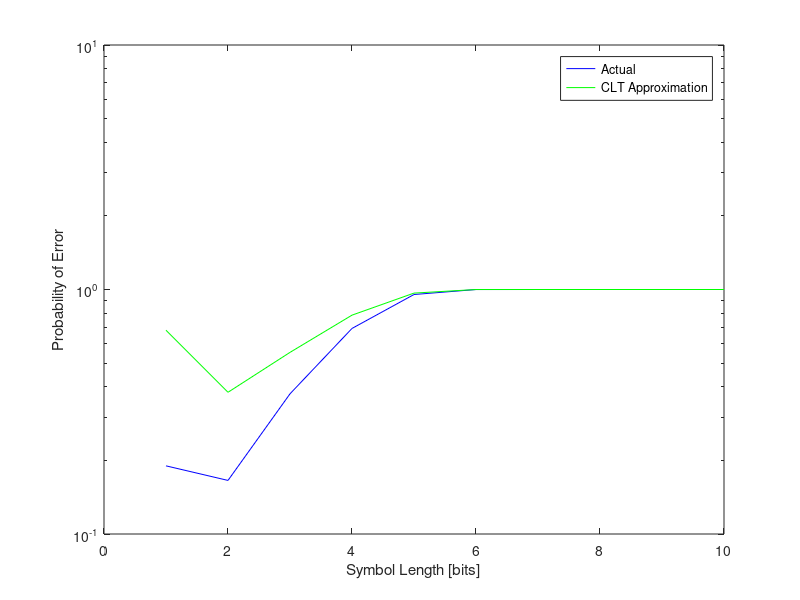

MATLAB code to generate this figure:
% EE 121
% HW 2
% Problem 1
% Part d

%% Approximate Probability of Error
j = 1:10;
p = 0.1;
k = 2.^(j - 1);
n = 2.^j;
Psym = 1 - (1 - p).^j;
mu = Psym;
E = floor(0.5*(2.^j - k));
sigma = sqrt(Psym.*(1 - Psym));
Perr_approx = qfunc((E - n.*mu)./(sigma.*sqrt(n)));

%% Actual Probability of Error
n = 10;
Perr_actual = zeros(1,n);
for j = 1:n
    p = 0.1;
    Psym = 1 - (1 - p)^j;
    k = 2.^(j - 1);
    E = floor(0.5*(2.^j - k));
    for m = E+1:2^j
       Perr_actual(j) = Perr_actual(j) + nchoosek(2^j,m).*(Psym.^m).*(1 - Psym).^(2^j - m);
    end
end
%%
semilogy(Perr_actual,'b')
hold on
semilogy(Perr_approx,'g')
ylabel('Probability of Error')
xlabel('Symbol Length [bits]')
legend('Actual','CLT Approximation')
